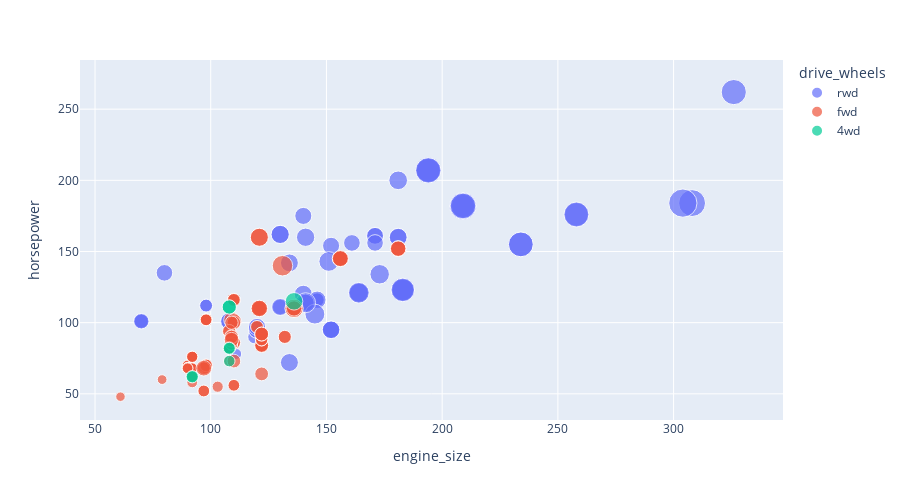

Here is the notebook cell this chart was saved with:
### Markdown cell above
Scatter plot option in Plotly is very good way to visualize different dimensions of variability in the dataset. Below example is using variability of five variables:
X Axis: Engine Size, Y Axis: horsepower , drive_wheels in different colors , price in different size of the bubble. Fifth variable (umber_of_doors) is visible when you move mouse pointer on a bubble. This plot is really adding great value to EDA and look into insigts.

### Code cell
fig = px.scatter(auto, x="engine_size", y="horsepower",color="drive_wheels",size='price',hover_data=['number_of_doors'],width=900, height=500)
fig.show()

### Figure 1 — Plotly figure (JSON) as saved in the notebook; plotly's stock layout.template omitted (floating-point values rounded to 4 significant figures)
{"data": [{"customdata": [["two"], ["two"], ["two"], ["two"], ["four"], ["two"], ["four"], ["four"], ["four"], ["two"], ["four"], ["four"], ["two"], ["four"], ["four"], ["two"], ["two"], ["two"], ["two"], ["two"], ["four"], ["four"], ["four"], ["four"], ["two"], ["four"], ["four"], ["two"], ["four"], ["two"], ["two"], ["two"], ["two"], ["two"], ["four"], ["four"], ["four"], ["four"], ["four"], ["four"], ["four"], ["four"], ["four"], ["four"], ["four"], ["two"], ["two"], ["two"], ["two"], ["two"], ["two"], ["two"], ["two"], ["two"], ["two"], ["two"], ["two"], ["two"], ["two"], ["two"], ["two"], ["two"], ["four"], ["four"], ["four"], ["four"], ["four"], ["four"], ["four"], ["four"], ["four"], ["four"], ["four"], ["four"], ["four"]], "hovertemplate": "drive_wheels=rwd<br>engine_size=%{x}<br>horsepower=%{y}<br>price=%{marker.size}<br>number_of_doors=%{customdata[0]}<extra></extra>", "legendgroup": "rwd", "marker": {"color": "#636efa", "size": [13495, 16500, 16500, 16430, 16925, 20970, 21105, 24565, 30760, 41315, 36880, 6785, 11048, 32250, 35550, 36000, 10945, 11845, 13645, 15645, 18280, 18344, 25552, 28248, 28176, 31600, 34184, 35056, 40960, 45400, 16503, 17199, 19699, 18399, 11900, 13200, 12440, 13860, 15580, 16900, 16695, 17075, 16630, 17950, 18150, 12764, 22018, 32528, 34028, 37028, 8058, 8238, 9298, 9538, 8449, 9639, 9989, 11199, 11549, 17669, 16558, 15998, 15690, 15750, 12940, 13415, 15985, 16515, 18420, 18950, 16845, 19045, 21485, 22470, 22625], "sizemode": "area", "sizeref": 113.5, "symbol": "circle"}, "mode": "markers", "name": "rwd", "orientation": "v", "showlegend": true, "type": "scatter", "x": [130, 130, 152, 108, 108, 164, 164, 164, 209, 209, 209, 111, 119, 258, 258, 326, 70, 70, 70, 80, 140, 134, 183, 183, 183, 183, 234, 234, 308, 304, 140, 181, 181, 181, 120, 152, 120, 152, 120, 152, 120, 152, 120, 152, 134, 156, 151, 194, 194, 194, 98, 98, 98, 98, 146, 146, 146, 146, 146, 146, 171, 171, 171, 161, 141, 141, 141, 141, 130, 130, 141, 141, 173, 145, 141], "xaxis": "x", "y": [111, 111, 154, 101, 101, 121, 121, 121, 182, 182, 182, 78, 90, 176, 176, 262, 101, 101, 101, 135, 120, 72, 123, 123, 123, 123, 155, 155, 184, 184, 175, 160, 200, 160, 97, 95, 97, 95, 95, 95, 95, 95, 97, 95, 142, 145, 143, 207, 207, 207, 70, 70, 112, 112, 116, 116, 116, 116, 116, 116, 161, 161, 156, 156, 114, 114, 114, 114, 162, 162, 114, 160, 134, 106, 114], "yaxis": "y"}, {"customdata": [["four"], ["two"], ["four"], ["four"], ["four"], ["two"], ["two"], ["four"], ["two"], ["two"], ["two"], ["four"], ["four"], ["four"], ["two"], ["four"], ["two"], ["two"], ["two"], ["two"], ["two"], ["two"], ["four"], ["four"], ["two"], ["two"], ["four"], ["four"], ["four"], ["two"], ["two"], ["two"], ["two"], ["four"], ["four"], ["two"], ["four"], ["two"], ["four"], ["four"], ["four"], ["two"], ["two"], ["two"], ["two"], ["two"], ["two"], ["two"], ["two"], ["two"], ["four"], ["four"], ["four"], ["four"], ["two"], ["two"], ["two"], ["four"], ["four"], ["two"], ["two"], ["four"], ["four"], ["two"], ["four"], ["four"], ["four"], ["four"], ["four"], ["two"], ["two"], ["four"], ["four"], ["four"], ["four"], ["four"], ["two"], ["two"], ["four"], ["two"], ["four"], ["two"], ["four"], ["two"], ["two"], ["four"], ["four"], ["four"], ["four"], ["four"], ["two"], ["two"], ["four"], ["four"], ["four"], ["four"], ["four"], ["four"], ["four"], ["four"], ["four"], ["four"], ["four"], ["four"], ["four"], ["four"], ["two"], ["two"], ["four"], ["four"], ["four"], ["four"], ["four"], ["two"], ["two"], ["four"], ["four"], ["four"]], "hovertemplate": "drive_wheels=fwd<br>engine_size=%{x}<br>horsepower=%{y}<br>price=%{marker.size}<br>number_of_doors=%{customdata[0]}<extra></extra>", "legendgroup": "fwd", "marker": {"color": "#EF553B", "size": [13950, 15250, 17710, 18920, 23875, 5151, 6295, 6575, 5572, 6377, 7957, 6229, 6692, 7609, 8558, 8921, 12964, 6479, 6855, 5399, 6529, 7129, 7295, 7295, 7895, 9095, 8845, 10295, 12945, 10345, 5195, 6095, 6795, 6695, 7395, 8845, 8495, 10595, 10245, 10795, 11245, 5389, 6189, 6669, 7689, 9959, 8499, 12629, 14869, 14489, 6989, 8189, 9279, 9279, 5499, 7099, 6649, 6849, 7349, 7299, 7799, 7499, 7999, 8249, 8949, 9549, 13499, 14399, 13499, 5572, 7957, 6229, 6692, 7609, 8921, 9295, 9895, 11850, 12170, 15040, 15510, 18150, 18620, 5118, 7053, 7126, 7775, 9960, 7463, 10198, 5348, 6338, 6488, 6918, 6938, 7198, 7898, 7788, 7738, 8358, 9258, 8948, 10698, 9988, 10898, 11248, 7775, 7975, 7995, 8195, 8495, 9495, 9995, 11595, 9980, 13295, 13845, 12290], "sizemode": "area", "sizeref": 113.5, "symbol": "circle"}, "mode": "markers", "name": "fwd", "orientation": "v", "showlegend": true, "type": "scatter", "x": [109, 136, 136, 136, 131, 61, 90, 90, 90, 90, 98, 90, 90, 90, 98, 122, 156, 92, 92, 79, 92, 92, 92, 92, 110, 110, 110, 110, 110, 110, 91, 91, 91, 91, 91, 122, 122, 122, 122, 122, 122, 92, 92, 92, 98, 110, 122, 156, 156, 156, 122, 122, 110, 110, 97, 103, 97, 97, 97, 97, 97, 97, 97, 97, 120, 120, 181, 181, 181, 90, 98, 90, 90, 98, 122, 132, 132, 121, 121, 121, 121, 121, 121, 97, 108, 108, 108, 108, 108, 108, 92, 92, 92, 92, 98, 98, 110, 110, 98, 98, 98, 122, 110, 122, 122, 122, 97, 109, 97, 109, 109, 97, 109, 109, 109, 136, 97, 109], "xaxis": "x", "y": [102, 110, 110, 110, 140, 48, 70, 70, 68, 68, 102, 68, 68, 68, 102, 88, 145, 58, 76, 60, 76, 76, 76, 76, 86, 86, 86, 86, 101, 100, 68, 68, 68, 68, 68, 84, 84, 84, 84, 64, 84, 68, 68, 68, 102, 116, 88, 145, 145, 145, 88, 88, 116, 116, 69, 55, 69, 69, 69, 69, 69, 69, 69, 69, 97, 97, 152, 152, 152, 68, 102, 68, 68, 68, 88, 90, 90, 110, 110, 110, 110, 160, 160, 69, 73, 82, 82, 94, 82, 94, 62, 62, 62, 62, 70, 70, 56, 56, 70, 70, 70, 92, 73, 92, 92, 92, 52, 85, 52, 85, 85, 68, 100, 90, 90, 110, 68, 88], "yaxis": "y"}, {"customdata": [["four"], ["two"], ["four"], ["four"], ["four"], ["four"], ["four"], ["four"]], "hovertemplate": "drive_wheels=4wd<br>engine_size=%{x}<br>horsepower=%{y}<br>price=%{marker.size}<br>number_of_doors=%{customdata[0]}<extra></extra>", "legendgroup": "4wd", "marker": {"color": "#00cc96", "size": [17450, 7603, 9233, 11259, 8013, 11694, 7898, 8778], "sizemode": "area", "sizeref": 113.5, "symbol": "circle"}, "mode": "markers", "name": "4wd", "orientation": "v", "showlegend": true, "type": "scatter", "x": [136, 108, 108, 108, 108, 108, 92, 92], "xaxis": "x", "y": [115, 73, 82, 111, 82, 111, 62, 62], "yaxis": "y"}], "layout": {"height": 500, "legend": {"itemsizing": "constant", "title": {"text": "drive_wheels"}, "tracegroupgap": 0}, "margin": {"t": 60}, "width": 900, "xaxis": {"anchor": "y", "domain": [0, 1], "title": {"text": "engine_size"}}, "yaxis": {"anchor": "x", "domain": [0, 1], "title": {"text": "horsepower"}}}}
